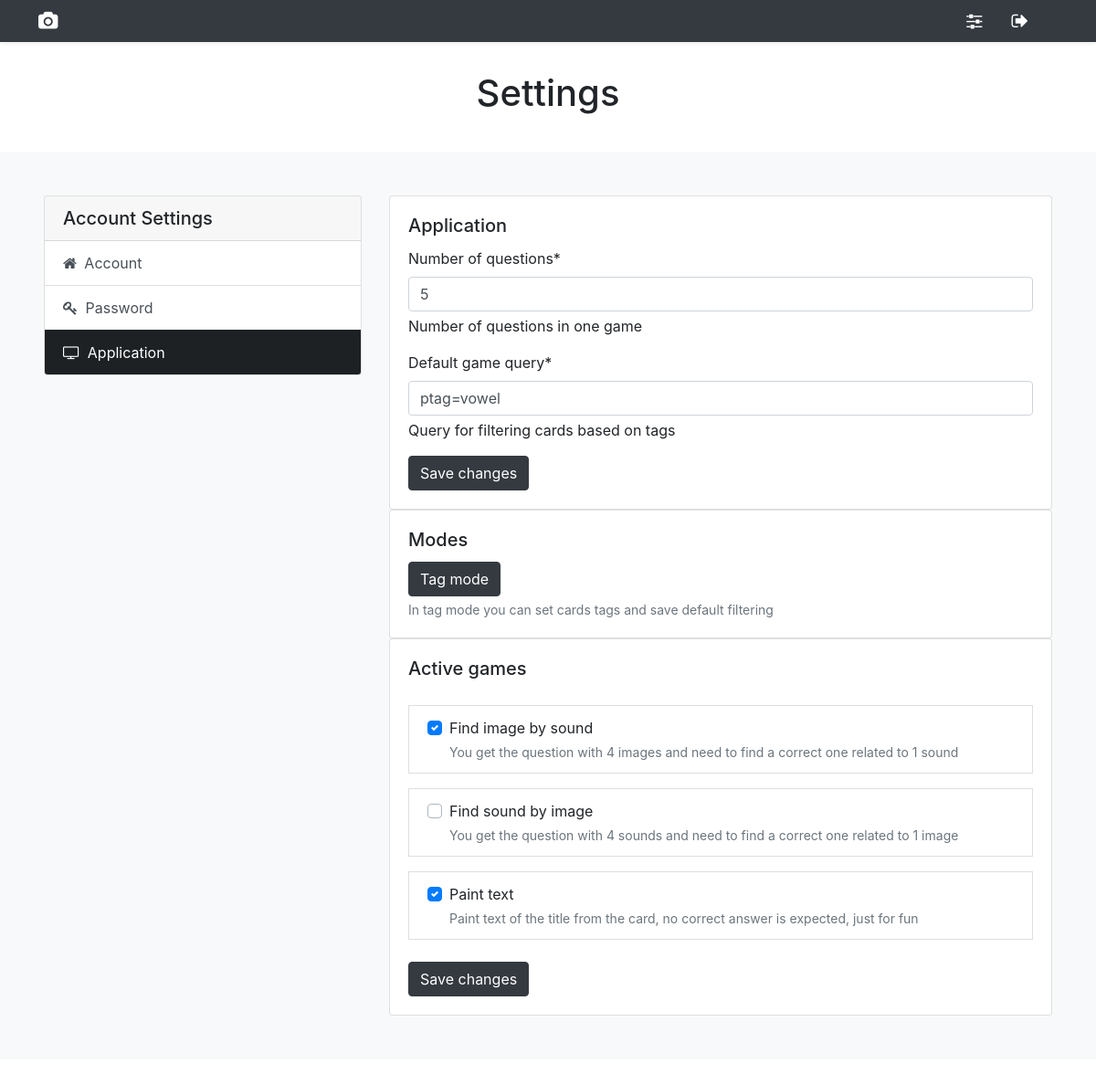
The app's page /user_settings/ (signed in) with its own data.
### user_settings/models.py (models this page shows, shortened)
class UserSetting(Model):
    user = models.OneToOneField(User, on_delete=models.CASCADE)
    number_of_questions = models.PositiveIntegerField(default=10)
    default_game_query = models.CharField(max_length=100, default="")
    games = models.ManyToManyField(GameType, related_name='games')

### cards_games/models.py (models this page shows, shortened)
class GameType(models.Model):
    title = models.CharField(max_length=50, unique=True)
    template_name = models.CharField(max_length=100, blank=True, null=True)
    description = models.CharField(max_length=100, blank=True, null=True)
    image = ResizedImageField(
        size=[1400, 1000],
        crop=["middle", "center"],
        default="default_image.jpg",
        upload_to="image",
    )

### user_settings/views.py (the view)
# urls.py: path('user_settings/', include('user_settings.urls')),
def user_settings(request):
    settings = UserSetting.objects.get(user=request.user)
    initial_data = {
        'number_of_questions': settings.number_of_questions,
        'default_game_query': settings.default_game_query
    }
    app_form = ApplicationSettingForm(initial=initial_data)
    form_change_password = CustomPasswordChangeForm(user=request.user)
    form_user_edit = UserEditForm(instance=request.user)
    games = GameType.objects.all()
    for game in games:
        game.is_active = settings.games.filter(id=game.id).exists()
    context = {"app_form": app_form, "form_change_password": form_change_password, "form_user_edit": form_user_edit, "games": games}
    return render(request, "user_settings/user_settings.html", context)

### user_settings/forms.py (shortened to what this page needs)
class ApplicationSettingForm(ModelForm):
    class Meta:
        model = UserSetting
        fields = [
            'number_of_questions',
            'default_game_query',
            ]
        help_texts = {
            'number_of_questions': 'Number of questions in one game',
            'default_game_query': 'Query for filtering cards based on tags',
        }

class CustomPasswordChangeForm(PasswordChangeForm):
    def __init__(self, user, *args, **kwargs):
        self.user = user
        super().__init__(user, *args, **kwargs)

### user_settings/templates/user_settings/user_settings.html (shortened to what this page needs)
{% extends "base.html" %}
{% load crispy_forms_tags %}
{% block content %}
<main>
    <section class="py-3 text-center container">
        <div class="row py-lg-3">
            <div class="col-lg-6 col-md-8 mx-auto">
                <h1 class="fw-light">Settings</h1>
            </div>
        </div>
    </section>
<div class="bg-light p-5">
    <div class="container p-0">
        <div class="row">
            <div class="col-md-5 col-xl-4">
                <div class="card">
                    <div class="card-header">
                        <h5 class="card-title mb-0">Account Settings</h5>
                    </div>
                    <div class="list-group list-group-flush" role="tablist">
                        <a class="list-group-item list-group-item-action" data-toggle="list" href="#account" role="tab">
                          <i class="fa fa-home text-center mr-1"></i>
                            Account
                        </a>
                        <a class="list-group-item list-group-item-action" data-toggle="list" href="#password" role="tab">
                          <i class="fa fa-key text-center mr-1"></i>
                          Password
                        </a>
                        <a class="list-group-item list-group-item-action active" data-toggle="list" href="#application" role="tab">
                          <i class="fa fa-tv text-center mr-1"></i>
							Application
                        </a>
                    </div>
                </div>
            </div>
            <div class="col-md-7 col-xl-8">
                <div class="tab-content">
                    <div class="tab-pane fade show active" id="application" role="tabpanel">
                        <div class="card">
                            <div class="card-body">
                                <h5 class="card-title">Application</h5>
                                <form id="app_form" onsubmit="saveSettings(event)" method="post">
                                    {{ app_form|crispy}}
                                    <button type="submit" class="btn btn-dark confetti-button">Save changes</button>
                                </form>
                            </div>
                        </div>
                        <div class="card">
                            <div class="card-body">
                                <h5 class="card-title">Modes</h5>
                                <a href="{% url 'home_with_tags' %}">
                                    <button type="button" class="btn btn-dark">Tag mode</button>
                                </a>
                                <small id="hint_btn_edit_mode" class="form-text text-muted">
                                    In tag mode you can set cards tags and save default filtering</small>
                            </div>
                        </div>
                        <div class="card">
                            <div class="card-body">
                                <h5 class="card-title">Active games</h5>
                                {% if games|length > 0 %}
                                    <ul class="list-group list-group-xl mx-auto">
                                        {% for game in games %}
                                        <div class="pt-3">
                                            <li class="list-group-item rounded-0">
                                                <div class="custom-control custom-checkbox">
                                                    <label class="cursor-pointer d-block custom-control-label" for="game_{{game.id}}">
                                                        {{game.title}}</label>
                                                    <small class="form-text text-muted">{{game.description}}</small>
                                                </div>
                                            </li>
                                        </div>
                                        {% endfor %}
                                    </ul>
                                    <br>
                                    <button type="submit" class="btn btn-dark confetti-button" onclick="gameSelectionSave(event)">Save changes</button>
                                {% else %}
                                <p>No game types</p>
                                {% endif %}
                            </div>
                        </div>
                    </div>
                </div>
            </div>
        </div>
    </div>
    </div>
</main>
{% endblock content %}

### cards_gallery/static/css/custom.css (style rules this page uses)
.container,.container-fluid,.container-lg,.container-md,.container-sm,.container-xl,.container-xxl { width:100%; padding-right:var(--bs-gutter-x,.75rem); padding-left:var(--bs-gutter-x,.75rem); margin-right:auto; margin-left:auto }
@media (min-width:576px) { .container,.container-sm { max-width:540px } }
@media (min-width:768px) { .container,.container-md,.container-sm { max-width:720px } }
@media (min-width:992px) { .container,.container-lg,.container-md,.container-sm { max-width:960px } }
@media (min-width:1200px) { .container,.container-lg,.container-md,.container-sm,.container-xl { max-width:1140px } }
:root { --control-bg-color: #1d2124; }
.list-group-item.active { background-color: var(--control-bg-color); border-color: var(--control-bg-color); }

### records on screen
UserSetting: number_of_questions "5", default_game_query "ptag=vowel"
GameType: title "Find image by sound", description "You get the question with 4 images and need to find a correct one related to 1 sound"
GameType: title "Find sound by image", description "You get the question with 4 sounds and need to find a correct one related to 1 image"
GameType: title "Paint text", description "Paint text of the title from the card, no correct answer is expected, just for fun"
